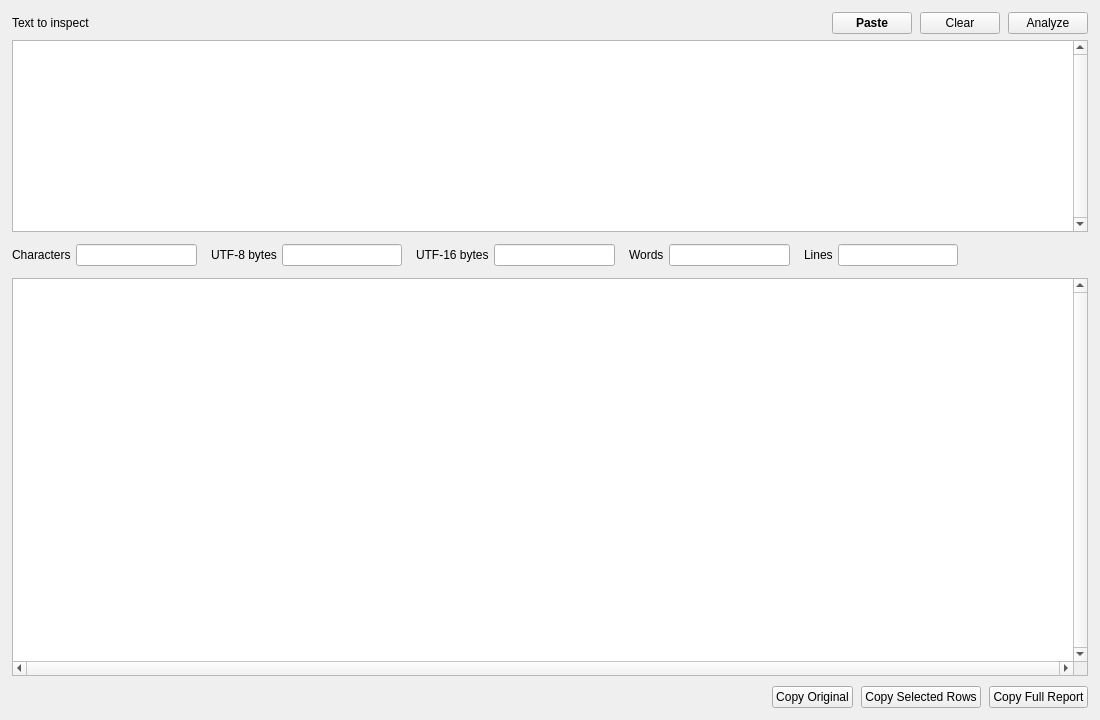
<?xml version="1.0" encoding="UTF-8"?>
<ui version="4.0">
 <class>UnicodeInspector</class>
 <widget class="QWidget" name="UnicodeInspector">
  <property name="geometry">
   <rect>
    <x>0</x>
    <y>0</y>
    <width>1100</width>
    <height>720</height>
   </rect>
  </property>
  <property name="minimumSize">
   <size>
    <width>800</width>
    <height>500</height>
   </size>
  </property>
  <property name="windowTitle">
   <string>Unicode Inspector</string>
  </property>
  <layout class="QVBoxLayout" name="main_layout" stretch="0,0,0,0,0,0,1,0,0">
   <property name="spacing">
    <number>0</number>
   </property>
   <property name="leftMargin">
    <number>12</number>
   </property>
   <property name="topMargin">
    <number>12</number>
   </property>
   <property name="rightMargin">
    <number>12</number>
   </property>
   <property name="bottomMargin">
    <number>12</number>
   </property>
   <item>
    <layout class="QHBoxLayout" name="header_layout" stretch="1,0,0,0">
     <property name="spacing">
      <number>8</number>
     </property>
     <item>
      <widget class="QLabel" name="source_label">
       <property name="text">
        <string>Text to inspect</string>
       </property>
      </widget>
     </item>
     <item>
      <widget class="QPushButton" name="paste_button">
       <property name="text">
        <string>Paste</string>
       </property>
       <property name="font">
        <font>
         <bold>true</bold>
        </font>
       </property>
      </widget>
     </item>
     <item>
      <widget class="QPushButton" name="clear_button">
       <property name="text">
        <string>Clear</string>
       </property>
      </widget>
     </item>
     <item>
      <widget class="QPushButton" name="analyze_button">
       <property name="text">
        <string>Analyze</string>
       </property>
      </widget>
     </item>
    </layout>
   </item>
   <item>
    <spacer name="header_spacing">
     <property name="orientation">
      <enum>Qt::Vertical</enum>
     </property>
     <property name="sizeType">
      <enum>QSizePolicy::Fixed</enum>
     </property>
     <property name="sizeHint">
      <size>
       <width>0</width>
       <height>6</height>
      </size>
     </property>
    </spacer>
   </item>
   <item>
    <widget class="OriginalEditor" name="original">
     <property name="accessibleName">
      <string>Text to inspect</string>
     </property>
     <property name="verticalScrollBarPolicy">
      <enum>Qt::ScrollBarPolicy::ScrollBarAlwaysOn</enum>
     </property>
    </widget>
   </item>
   <item>
    <spacer name="source_spacing">
     <property name="orientation">
      <enum>Qt::Vertical</enum>
     </property>
     <property name="sizeType">
      <enum>QSizePolicy::Fixed</enum>
     </property>
     <property name="sizeHint">
      <size>
       <width>0</width>
       <height>12</height>
      </size>
     </property>
    </spacer>
   </item>
   <item>
    <layout class="QHBoxLayout" name="summary_layout">
     <property name="spacing">
      <number>5</number>
     </property>
     <item>
      <widget class="QLabel" name="character_count_label">
       <property name="text">
        <string>Characters</string>
       </property>
      </widget>
     </item>
     <item>
      <widget class="QLineEdit" name="character_count">
       <property name="readOnly">
        <bool>true</bool>
       </property>
       <property name="accessibleName">
        <string>Characters</string>
       </property>
       <property name="alignment">
        <set>Qt::AlignmentFlag::AlignRight</set>
       </property>
      </widget>
     </item>
     <item>
      <spacer name="character_count_spacing">
       <property name="orientation">
        <enum>Qt::Horizontal</enum>
       </property>
       <property name="sizeType">
        <enum>QSizePolicy::Fixed</enum>
       </property>
       <property name="sizeHint">
        <size>
         <width>9</width>
         <height>0</height>
        </size>
       </property>
      </spacer>
     </item>
     <item>
      <widget class="QLabel" name="utf8_bytes_label">
       <property name="text">
        <string>UTF-8 bytes</string>
       </property>
      </widget>
     </item>
     <item>
      <widget class="QLineEdit" name="utf8_bytes">
       <property name="readOnly">
        <bool>true</bool>
       </property>
       <property name="accessibleName">
        <string>UTF-8 bytes</string>
       </property>
       <property name="alignment">
        <set>Qt::AlignmentFlag::AlignRight</set>
       </property>
      </widget>
     </item>
     <item>
      <spacer name="utf8_bytes_spacing">
       <property name="orientation">
        <enum>Qt::Horizontal</enum>
       </property>
       <property name="sizeType">
        <enum>QSizePolicy::Fixed</enum>
       </property>
       <property name="sizeHint">
        <size>
         <width>9</width>
         <height>0</height>
        </size>
       </property>
      </spacer>
     </item>
     <item>
      <widget class="QLabel" name="utf16_bytes_label">
       <property name="text">
        <string>UTF-16 bytes</string>
       </property>
      </widget>
     </item>
     <item>
      <widget class="QLineEdit" name="utf16_bytes">
       <property name="readOnly">
        <bool>true</bool>
       </property>
       <property name="accessibleName">
        <string>UTF-16 bytes</string>
       </property>
       <property name="alignment">
        <set>Qt::AlignmentFlag::AlignRight</set>
       </property>
      </widget>
     </item>
     <item>
      <spacer name="utf16_bytes_spacing">
       <property name="orientation">
        <enum>Qt::Horizontal</enum>
       </property>
       <property name="sizeType">
        <enum>QSizePolicy::Fixed</enum>
       </property>
       <property name="sizeHint">
        <size>
         <width>9</width>
         <height>0</height>
        </size>
       </property>
      </spacer>
     </item>
     <item>
      <widget class="QLabel" name="word_count_label">
       <property name="text">
        <string>Words</string>
       </property>
      </widget>
     </item>
     <item>
      <widget class="QLineEdit" name="word_count">
       <property name="readOnly">
        <bool>true</bool>
       </property>
       <property name="accessibleName">
        <string>Words</string>
       </property>
       <property name="alignment">
        <set>Qt::AlignmentFlag::AlignRight</set>
       </property>
      </widget>
     </item>
     <item>
      <spacer name="word_count_spacing">
       <property name="orientation">
        <enum>Qt::Horizontal</enum>
       </property>
       <property name="sizeType">
        <enum>QSizePolicy::Fixed</enum>
       </property>
       <property name="sizeHint">
        <size>
         <width>9</width>
         <height>0</height>
        </size>
       </property>
      </spacer>
     </item>
     <item>
      <widget class="QLabel" name="line_count_label">
       <property name="text">
        <string>Lines</string>
       </property>
      </widget>
     </item>
     <item>
      <widget class="QLineEdit" name="line_count">
       <property name="readOnly">
        <bool>true</bool>
       </property>
       <property name="accessibleName">
        <string>Lines</string>
       </property>
       <property name="alignment">
        <set>Qt::AlignmentFlag::AlignRight</set>
       </property>
      </widget>
     </item>
     <item>
      <spacer name="line_count_spacing">
       <property name="orientation">
        <enum>Qt::Horizontal</enum>
       </property>
       <property name="sizeType">
        <enum>QSizePolicy::Fixed</enum>
       </property>
       <property name="sizeHint">
        <size>
         <width>9</width>
         <height>0</height>
        </size>
       </property>
      </spacer>
     </item>
     <item>
      <spacer name="summary_stretch">
       <property name="orientation">
        <enum>Qt::Horizontal</enum>
       </property>
       <property name="sizeHint">
        <size>
         <width>0</width>
         <height>0</height>
        </size>
       </property>
      </spacer>
     </item>
    </layout>
   </item>
   <item>
    <spacer name="summary_spacing">
     <property name="orientation">
      <enum>Qt::Vertical</enum>
     </property>
     <property name="sizeType">
      <enum>QSizePolicy::Fixed</enum>
     </property>
     <property name="sizeHint">
      <size>
       <width>0</width>
       <height>12</height>
      </size>
     </property>
    </spacer>
   </item>
   <item>
    <widget class="CharacterTable" name="table">
     <property name="selectionBehavior">
      <enum>QAbstractItemView::SelectionBehavior::SelectRows</enum>
     </property>
     <property name="selectionMode">
      <enum>QAbstractItemView::SelectionMode::ExtendedSelection</enum>
     </property>
     <property name="horizontalScrollMode">
      <enum>QAbstractItemView::ScrollMode::ScrollPerPixel</enum>
     </property>
     <property name="verticalScrollBarPolicy">
      <enum>Qt::ScrollBarPolicy::ScrollBarAlwaysOn</enum>
     </property>
     <property name="horizontalScrollBarPolicy">
      <enum>Qt::ScrollBarPolicy::ScrollBarAlwaysOn</enum>
     </property>
     <property name="showGrid">
      <bool>false</bool>
     </property>
     <property name="wordWrap">
      <bool>false</bool>
     </property>
     <attribute name="verticalHeaderVisible">
      <bool>false</bool>
     </attribute>
     <attribute name="horizontalHeaderMinimumSectionSize">
      <number>50</number>
     </attribute>
    </widget>
   </item>
   <item>
    <spacer name="table_spacing">
     <property name="orientation">
      <enum>Qt::Vertical</enum>
     </property>
     <property name="sizeType">
      <enum>QSizePolicy::Fixed</enum>
     </property>
     <property name="sizeHint">
      <size>
       <width>0</width>
       <height>10</height>
      </size>
     </property>
    </spacer>
   </item>
   <item>
    <layout class="QHBoxLayout" name="footer_layout" stretch="1,0,0,0">
     <property name="spacing">
      <number>8</number>
     </property>
     <item>
      <widget class="QLabel" name="status">
       <property name="wordWrap">
        <bool>true</bool>
       </property>
      </widget>
     </item>
     <item>
      <widget class="QPushButton" name="copy_original_button">
       <property name="text">
        <string>Copy Original</string>
       </property>
      </widget>
     </item>
     <item>
      <widget class="QPushButton" name="copy_rows_button">
       <property name="text">
        <string>Copy Selected Rows</string>
       </property>
      </widget>
     </item>
     <item>
      <widget class="QPushButton" name="copy_report_button">
       <property name="text">
        <string>Copy Full Report</string>
       </property>
      </widget>
     </item>
    </layout>
   </item>
  </layout>
 </widget>
 <customwidgets>
  <customwidget>
   <class>OriginalEditor</class>
   <extends>QPlainTextEdit</extends>
   <header>unicode_inspector.editor</header>
  </customwidget>
  <customwidget>
   <class>CharacterTable</class>
   <extends>QTableView</extends>
   <header>unicode_inspector.table</header>
  </customwidget>
 </customwidgets>
 <resources/>
 <connections/>
</ui>
